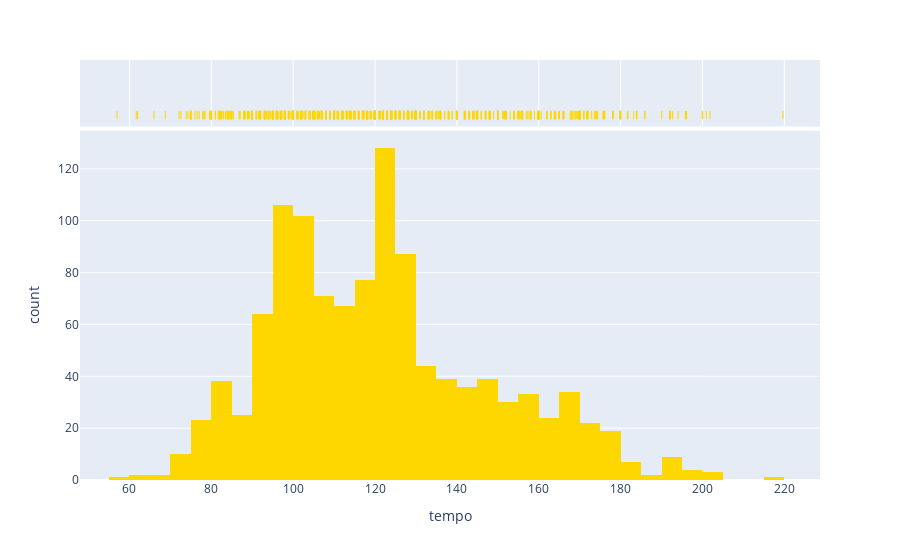

Notebook cell for this chart:
### Code cell
fig = px.histogram(df, x="tempo", marginal="rug", hover_data=df.columns, color_discrete_sequence=['gold'],)
fig.show()

### Figure 1 — Plotly figure (JSON) as saved in the notebook; plotly's stock layout.template omitted (floating-point values rounded to 4 significant figures; data arrays with more than 128 entries replaced by an {"elided": "..."} marker saying what was removed)
{"data": [{"alignmentgroup": "True", "bingroup": "x", "hovertemplate": "tempo=%{x}<br>count=%{y}<extra></extra>", "legendgroup": "", "marker": {"color": "gold", "pattern": {"shape": ""}}, "name": "", "offsetgroup": "", "orientation": "v", "showlegend": false, "type": "histogram", "x": {"elided": "1149 float values"}, "xaxis": "x", "yaxis": "y"}, {"alignmentgroup": "True", "boxpoints": "all", "customdata": {"elided": "1149x17 mixed values"}, "fillcolor": "rgba(255,255,255,0)", "hoveron": "points", "hovertemplate": "tempo=%{x}<br>name=%{customdata[0]}<br>artist=%{customdata[1]}<br>year_added=%{customdata[2]}<br>danceability=%{customdata[3]}<br>energy=%{customdata[4]}<br>key=%{customdata[5]}<br>loudness=%{customdata[6]}<br>mode=%{customdata[7]}<br>speechiness=%{customdata[8]}<br>acousticness=%{customdata[9]}<br>instrumentalness=%{customdata[10]}<br>liveness=%{customdata[11]}<br>valence=%{customdata[12]}<br>duration_ms=%{customdata[13]}<br>time_signature=%{customdata[14]}<br>uri=%{customdata[15]}<br>added_at=%{customdata[16]}<extra></extra>", "jitter": 0, "legendgroup": "", "line": {"color": "rgba(255,255,255,0)"}, "marker": {"color": "gold", "symbol": "line-ns-open"}, "name": "", "offsetgroup": "", "showlegend": false, "type": "box", "x": {"elided": "1149 float values"}, "xaxis": "x2", "yaxis": "y2"}], "layout": {"barmode": "relative", "legend": {"tracegroupgap": 0}, "margin": {"t": 60}, "xaxis": {"anchor": "y", "domain": [0, 1], "title": {"text": "tempo"}}, "xaxis2": {"anchor": "y2", "domain": [0, 1], "matches": "x", "showgrid": true, "showticklabels": false}, "yaxis": {"anchor": "x", "domain": [0, 0.8316], "title": {"text": "count"}}, "yaxis2": {"anchor": "x2", "domain": [0.8416, 1], "matches": "y2", "showgrid": false, "showline": false, "showticklabels": false, "ticks": ""}}}
